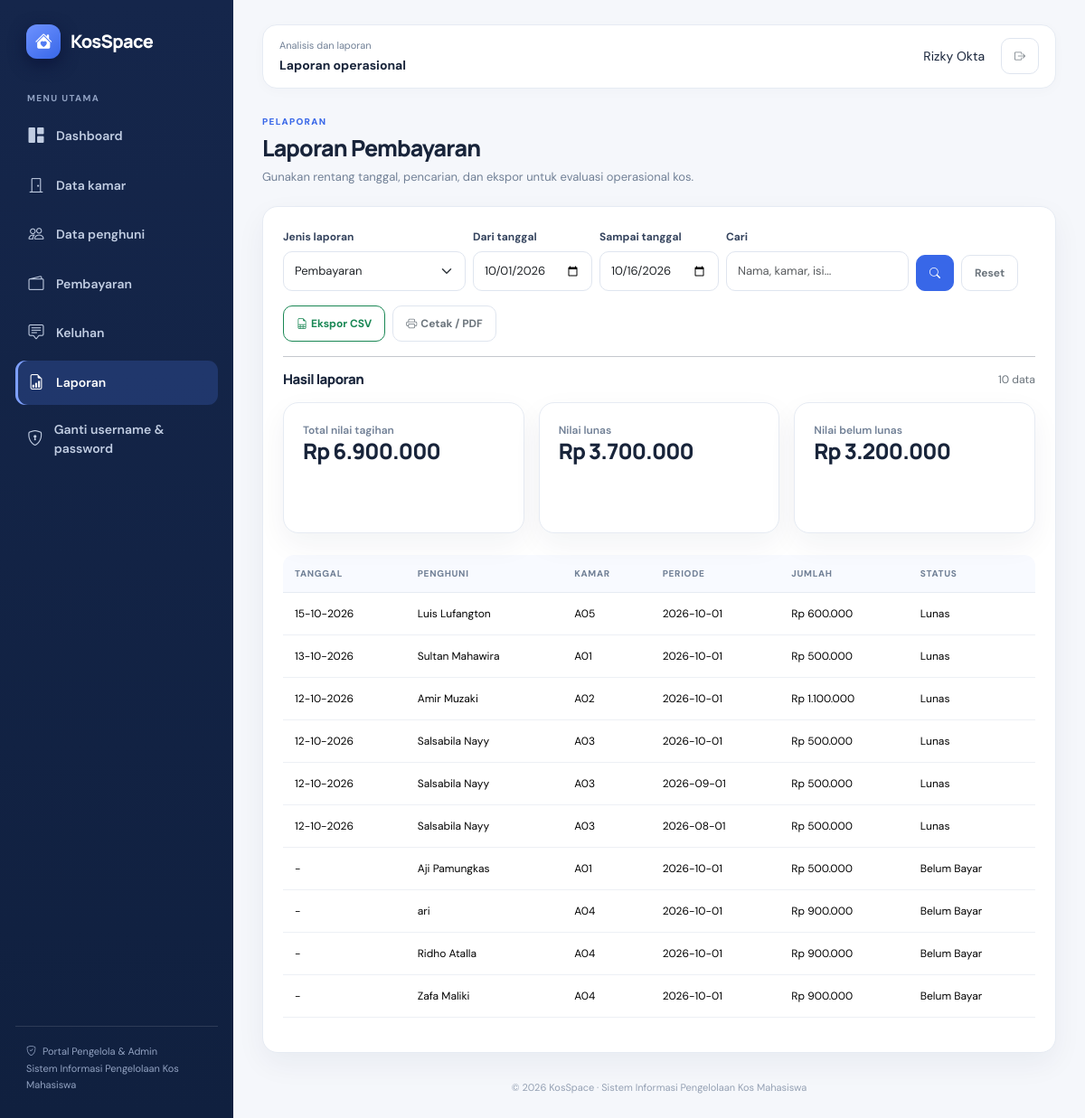
Screenshot of /admin/laporan.php (signed in) with the database file from the repository.
### tables this page shows
CREATE TABLE `pembayaran` (
  `id_pembayaran` int(10) UNSIGNED NOT NULL,
  `id_penghuni` int(10) UNSIGNED NOT NULL,
  `tanggal_pembayaran` date DEFAULT NULL,
  `periode_sewa` date NOT NULL,
  `jumlah_pembayaran` decimal(12,2) NOT NULL,
  `status_pembayaran` enum('belum_bayar','lunas','terlambat') NOT NULL DEFAULT 'belum_bayar',
  `created_at` timestamp NOT NULL DEFAULT current_timestamp()
);

CREATE TABLE `penghuni` (
  `id_penghuni` int(10) UNSIGNED NOT NULL,
  `id_user` int(10) UNSIGNED DEFAULT NULL,
  `id_kamar` int(10) UNSIGNED DEFAULT NULL,
  `nama` varchar(100) NOT NULL,
  `nomor_identitas_mahasiswa` varchar(30) NOT NULL,
  `no_telepon` varchar(20) DEFAULT NULL,
  `tanggal_mulai_tinggal` date NOT NULL,
  `status_penghuni` enum('aktif','nonaktif') NOT NULL DEFAULT 'aktif',
  `created_at` timestamp NOT NULL DEFAULT current_timestamp()
);

CREATE TABLE `kamar` (
  `id_kamar` int(10) UNSIGNED NOT NULL,
  `nomor_kamar` varchar(20) NOT NULL,
  `harga_sewa` decimal(12,2) NOT NULL,
  `fasilitas` text DEFAULT NULL,
  `status_kamar` enum('tersedia','terisi') NOT NULL DEFAULT 'tersedia',
  `created_at` timestamp NOT NULL DEFAULT current_timestamp(),
  `updated_at` timestamp NOT NULL DEFAULT current_timestamp() ON UPDATE current_timestamp()
);

### admin/laporan.php (the view, shortened to what this page needs)
<?php
require_once __DIR__ . '/../config/database.php';
$jenis = ($_GET['jenis'] ?? 'pembayaran') === 'keluhan' ? 'keluhan' : 'pembayaran';
$mulai = trim($_GET['mulai'] ?? date('Y-m-01'));
$sampai = trim($_GET['sampai'] ?? date('Y-m-d'));
$cari = trim($_GET['cari'] ?? '');
$params = ['mulai'=>$mulai, 'sampai'=>$sampai];
if ($jenis === 'pembayaran') {
 $sql = "SELECT b.tanggal_pembayaran AS tanggal,b.periode_sewa AS rincian,p.nama,k.nomor_kamar,b.jumlah_pembayaran AS nilai,b.status_pembayaran AS status FROM pembayaran b JOIN penghuni p ON p.id_penghuni=b.id_penghuni LEFT JOIN kamar k ON k.id_kamar=p.id_kamar WHERE COALESCE(b.tanggal_pembayaran, CONCAT(LEFT(b.periode_sewa,7),'-01')) BETWEEN :mulai AND :sampai";
 $sql.=" ORDER BY tanggal DESC, p.nama ASC";
}
$st=$pdo->prepare($sql);$st->execute($params);$data=$st->fetchAll();
function eLap($v){return htmlspecialchars((string)$v,ENT_QUOTES,'UTF-8');}
function tLap($v){return $v?date('d-m-Y',strtotime($v)):'-';}
$total=0;$lunas=0;$belum=0;foreach($data as $r){if($jenis==='pembayaran'){$total+=(float)$r['nilai'];if($r['status']==='lunas')$lunas+=(float)$r['nilai'];else $belum+=(float)$r['nilai'];}}
?>
<!doctype html><html lang="id"><head><meta charset="utf-8"><meta name="viewport" content="width=device-width,initial-scale=1"><title>Laporan | KosSpace</title><link href="https://cdn.jsdelivr.net/npm/bootstrap@5.3.3/dist/css/bootstrap.min.css" rel="stylesheet"><link href="https://cdn.jsdelivr.net/npm/bootstrap-icons@1.11.3/font/bootstrap-icons.min.css" rel="stylesheet"><link href="../assets/css/app.css" rel="stylesheet"><style>@media print{.sidebar,.topbar,.no-print,.app-footer{display:none!important}.app-main{padding:0!important;margin:0!important}.panel{box-shadow:none!important;border:0!important}}</style></head><body><div class="app-shell d-flex"><?php include __DIR__.'/../includes/admin_sidebar.php';?><main class="app-main"><header class="topbar"><div><div class="topbar-kicker">Analisis dan laporan</div><div class="topbar-title">Laporan operasional</div></div><div class="user-chip"><span><?=eLap($_SESSION['nama']??'Pengguna')?></span><a href="../logout.php" class="btn btn-outline-secondary ms-2"><i class="bi bi-box-arrow-right"></i></a></div></header><section class="page-heading"><div><div class="eyebrow">Pelaporan</div><h1>Laporan <?= $jenis==='pembayaran'?'Pembayaran':'Keluhan' ?></h1><p>Gunakan rentang tanggal, pencarian, dan ekspor untuk evaluasi operasional kos.</p></div></section><section class="panel"><form method="get" class="row g-2 align-items-end no-print"><div class="col-md-3"><label class="form-label">Jenis laporan</label><select name="jenis" class="form-select"><option value="pembayaran" <?=$jenis==='pembayaran'?'selected':''?>>Pembayaran</option><option value="keluhan" <?=$jenis==='keluhan'?'selected':''?>>Keluhan</option></select></div><div class="col-md-2"><label class="form-label">Dari tanggal</label><input type="date" name="mulai" value="<?=eLap($mulai)?>" class="form-control" required></div><div class="col-md-2"><label class="form-label">Sampai tanggal</label><input type="date" name="sampai" value="<?=eLap($sampai)?>" class="form-control" required></div><div class="col-md-3"><label class="form-label">Cari</label><input name="cari" value="<?=eLap($cari)?>" class="form-control" placeholder="Nama, kamar, isi..."></div><div class="col-md-2 d-flex gap-2"><button class="btn btn-primary"><i class="bi bi-search"></i></button><a class="btn btn-outline-secondary" href="laporan.php">Reset</a></div><div class="col-12 d-flex gap-2 mt-3"><a class="btn btn-outline-success" href="?<?=http_build_query(array_merge($_GET,['export'=>'csv']))?>"><i class="bi bi-file-earmark-spreadsheet me-1"></i>Ekspor CSV</a><button type="button" class="btn btn-outline-secondary" onclick="window.print()"><i class="bi bi-printer me-1"></i>Cetak / PDF</button></div></form><hr class="no-print"><div class="d-flex justify-content-between align-items-center mb-3"><h2 class="panel-title mb-0">Hasil laporan</h2><span class="text-secondary small"><?=count($data)?> data</span></div><?php if($jenis==='pembayaran'):?><div class="row g-3 mb-4"><div class="col-md-4"><div class="stat-card"><div class="stat-label">Total nilai tagihan</div><div class="stat-value fs-4">Rp <?=number_format($total,0,',','.')?></div></div></div><div class="col-md-4"><div class="stat-card"><div class="stat-label">Nilai lunas</div><div class="stat-value fs-4">Rp <?=number_format($lunas,0,',','.')?></div></div></div><div class="col-md-4"><div class="stat-card"><div class="stat-label">Nilai belum lunas</div><div class="stat-value fs-4">Rp <?=number_format($belum,0,',','.')?></div></div></div></div><?php endif;?><div class="table-responsive"><table class="table table-hover align-middle"><thead><tr><th>Tanggal</th><th>Penghuni</th><th>Kamar</th><th><?= $jenis==='pembayaran'?'Periode':'Kategori' ?></th><th><?= $jenis==='pembayaran'?'Jumlah':'Isi keluhan' ?></th><th>Status</th></tr></thead><tbody><?php if(!$data):?><tr><td colspan="6" class="text-center text-secondary py-4">Tidak ada data pada rentang yang dipilih.</td></tr><?php else:foreach($data as $r):?><tr><td><?=tLap($r['tanggal'])?></td><td><?=eLap($r['nama'])?></td><td><?=eLap($r['nomor_kamar']??'-')?></td><td><?=eLap($r['rincian'])?></td><td><?php if($jenis==='pembayaran'):?>Rp <?=number_format((float)$r['nilai'],0,',','.')?><?php else:?><?=eLap($r['nilai'])?><?php endif;?></td><td><?=eLap(ucwords(str_replace('_',' ',$r['status'])))?></td></tr><?php endforeach;endif;?></tbody></table></div></section><footer class="app-footer">&copy; <?=date('Y')?> KosSpace · Sistem Informasi Pengelolaan Kos Mahasiswa</footer></main></div></body></html>

### assets/css/app.css (style rules this page uses)
:root { --ks-navy:#15264b;--ks-navy-2:#1c3565;--ks-blue:#3867e8;--ks-blue-soft:#eaf0ff;--ks-bg:#f5f7fb;--ks-card:#fff;--ks-text:#18243a;--ks-muted:#718096;--ks-border:#e6ebf3;--ks-green:#138a63;--ks-shadow:0 12px 32px rgba(22,39,73,.055) }
* { box-sizing:border-box }
body { margin:0;background:var(--ks-bg);color:var(--ks-text);font-family:'DM Sans',system-ui,sans-serif;font-size:14px }
h1,h2,h3,h4,h5,h6,.brand,.stat-value { font-family:'Manrope','DM Sans',sans-serif;letter-spacing:-.035em }
a { text-decoration:none }
.app-shell { min-height:100vh }
.app-main { min-width:0;flex:1;padding:27px 32px 25px }
.topbar { display:flex;align-items:center;justify-content:space-between;gap:16px;background:#fff;border:1px solid var(--ks-border);border-radius:16px;padding:14px 18px;margin-bottom:29px;box-shadow:0 3px 14px rgba(22,39,73,.025) }
.topbar-kicker { font-size:11px;color:var(--ks-muted);margin-bottom:3px }
.topbar-title { font-size:14px;font-weight:700 }
.user-chip { display:flex;align-items:center;gap:10px }
.page-heading { display:flex;align-items:flex-end;justify-content:space-between;gap:15px;margin-bottom:23px }
.page-heading h1 { font-size:25px;font-weight:800;margin:0 0 7px }
.page-heading p { margin:0;color:var(--ks-muted);font-size:13px }
.eyebrow { color:var(--ks-blue);font-size:10px;text-transform:uppercase;letter-spacing:.13em;font-weight:800;margin-bottom:7px }
.panel,.stat-card { background:var(--ks-card);border:1px solid var(--ks-border);border-radius:17px;box-shadow:var(--ks-shadow) }
.panel { padding:22px }
.panel-title { font-size:15px;font-weight:800;margin:0 }
.stat-card { padding:21px;min-height:145px;transition:transform .18s,box-shadow .18s }
.stat-label { color:var(--ks-muted);font-size:12px;font-weight:600 }
.stat-value { font-size:27px;font-weight:800;line-height:1.2;overflow-wrap:anywhere }
.btn { border-radius:10px;font-weight:700;font-size:12px;padding:10px 14px }
.btn-primary { background:var(--ks-blue);border-color:var(--ks-blue) }
.btn-outline-secondary,.btn-outline-danger { border-color:#dfe5ef }
.form-control,.form-select { border-color:#dfe5ef;border-radius:10px;min-height:44px;font-size:13px;padding:10px 12px }
.form-label { font-size:12px;font-weight:700;color:#35445e;margin-bottom:7px }
.table { font-size:12px;vertical-align:middle }
.table thead th { background:#f8faff;color:#718096;font-size:10px;text-transform:uppercase;letter-spacing:.07em;font-weight:800;border-bottom:1px solid var(--ks-border);padding:13px }
.table tbody td { padding:14px 13px;border-color:#edf0f5 }
.app-footer { text-align:center;color:#94a0b3;font-size:11px;margin-top:30px }
.table-responsive { border-radius:12px }

### rows the page displays
pembayaran: tanggal_pembayaran "15-10-2026", id_penghuni.nama "Luis Lufangton", kamar.nomor_kamar "A05", periode_sewa "2026-10-01", jumlah_pembayaran "600.000", status_pembayaran "Lunas"
pembayaran: tanggal_pembayaran "13-10-2026", id_penghuni.nama "Sultan Mahawira", kamar.nomor_kamar "A01", periode_sewa "2026-10-01", jumlah_pembayaran "500.000", status_pembayaran "Lunas"
pembayaran: tanggal_pembayaran "12-10-2026", id_penghuni.nama "Amir Muzaki", kamar.nomor_kamar "A02", periode_sewa "2026-10-01", jumlah_pembayaran "1.100.000", status_pembayaran "Lunas"
pembayaran: tanggal_pembayaran "12-10-2026", id_penghuni.nama "Salsabila Nayy", kamar.nomor_kamar "A03", periode_sewa "2026-10-01", jumlah_pembayaran "500.000", status_pembayaran "Lunas"
pembayaran: tanggal_pembayaran "12-10-2026", id_penghuni.nama "Salsabila Nayy", kamar.nomor_kamar "A03", periode_sewa "2026-09-01", jumlah_pembayaran "500.000", status_pembayaran "Lunas"
pembayaran: tanggal_pembayaran "12-10-2026", id_penghuni.nama "Salsabila Nayy", kamar.nomor_kamar "A03", periode_sewa "2026-08-01", jumlah_pembayaran "500.000", status_pembayaran "Lunas"
pembayaran: tanggal_pembayaran "-", id_penghuni.nama "Aji Pamungkas", kamar.nomor_kamar "A01", periode_sewa "2026-10-01", jumlah_pembayaran "500.000", status_pembayaran "Belum Bayar"
pembayaran: tanggal_pembayaran "-", id_penghuni.nama "ari", kamar.nomor_kamar "A04", periode_sewa "2026-10-01", jumlah_pembayaran "900.000", status_pembayaran "Belum Bayar"
pembayaran: tanggal_pembayaran "-", id_penghuni.nama "Ridho Atalla", kamar.nomor_kamar "A04", periode_sewa "2026-10-01", jumlah_pembayaran "900.000", status_pembayaran "Belum Bayar"
pembayaran: tanggal_pembayaran "-", id_penghuni.nama "Zafa Maliki", kamar.nomor_kamar "A04", periode_sewa "2026-10-01", jumlah_pembayaran "900.000", status_pembayaran "Belum Bayar"

### other values shown
eLap($_SESSION['nama']??'Pengguna') "Rizky Okta"
count($data) "10"
$total "6.900.000"
$lunas "3.700.000"
$belum "3.200.000"
